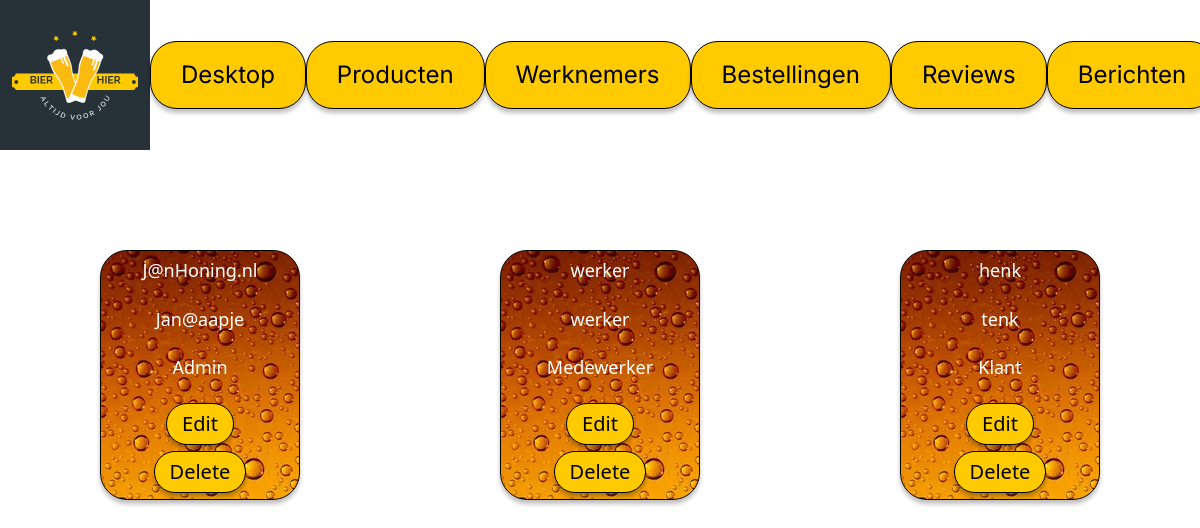
The page /pages/accounts.php on the database its author committed.
### tables this page shows
CREATE TABLE `users` (
  `id` int(255) NOT NULL,
  `username` varchar(15) NOT NULL,
  `password` varchar(15) NOT NULL,
  `rol` int(255) NOT NULL DEFAULT 10
);

### pages/accounts.php (the view, shortened to what this page needs)
<?php
require_once 'conn.php';
$stmt = $conn->prepare("SELECT * FROM users");
$stmt->execute();
$data = $stmt->fetchAll();
?>
<!DOCTYPE html>
<html lang="en">
<head>
    <link rel="stylesheet" href="../css/style.css">
    <link rel="stylesheet" href="../css/admin.css">
    <link href="https://cdn.jsdelivr.net/npm/bootstrap@5.3.0-alpha1/dist/css/bootstrap.min.css" rel="stylesheet"
>
</head>
<body>
    <?php
    include('adminheader.php')
?>
<section class="articlen">
        <?php
        foreach ($data as $row)
        {
            echo "<div class='bier'>";
            echo "<p class='users-t'>" . $row['username'] . "</p>";
            echo "<p class='users-t'>" . $row['password'] . "</p>";
            if($row['rol'] == 1){
                echo "<p class='users-t'>Admin</p>";
            }else
            if($row['rol'] < 10) {
                echo "<p class='users-t'>Medewerker</p>";
            }
            else{
                echo "<p class='users-t'>Klant</p>";
            }
            echo "<a href='user-aanpassen.php?id=".$row['id']."'>Edit</a>";
            echo "<a href='del-user.php?id=".$row['id']."' id='del'>Delete</a>";
            echo "</div>";
        }
        ?>
    </section>
</body>
</html>

### pages/adminheader.php
<header>
        <div>
            <a href="logout.php"><img id="logo" src="../img/logo.png" alt="logo"></a>
            <nav>
                <a href="backdesk.php" id="knop">Desktop</a>
                <?php
                    if ($_SESSION['rol'] <= 2)
                    {
                        echo "<a href='producten.php' id='knop'>Producten</a>";
                        echo "<a href='accounts.php' id='knop'>Werknemers</a>";
                    }
                ?>
                <a href="bestellingen.php" id="knop">Bestellingen</a>
                <a href="admin-reviews.php" id="knop">Reviews</a>
                <a href="berichten.php" id="knop">Berichten</a>
            </nav>
        </div>
    </header>

### css/style.css (style rules this page uses)
* { margin: 0; padding: 0; }
header { background-image: url("../img/achtergrond1.jpg"); background-repeat: no-repeat; background-size: cover; backdrop-filter: saturation(25%); height: 700px; }
header div { vertical-align: baseline; display: flex; align-items: center; }
#logo { height: 150px; }
#knop { text-decoration: none; color: black; font-family: 'Inter', sans-serif; padding-left: 30px; padding-right: 30px; padding-bottom: 15px; padding-top: 15px; background: #FFCA00; border: 1px solid #000000; box-shadow: 0px 4px 4px rgba(0, 0, 0, 0.25); border-radius: 27px; font-size: 24px; }
nav { display: flex; justify-content: space-around; width: 80%; vertical-align: baseline; }

### css/admin.css (style rules this page uses)
header { background-image: none; height: auto; margin-bottom: 100px; }
nav { align-items: center; width: 100%; }
.articlen { display: flex; justify-content: space-around; flex-wrap: wrap; }
.bier { width: 200px; height: 250px; border: 1px solid #000000; box-shadow: 0px 4px 4px rgba(0, 0, 0, 0.25); border-radius: 27px; display: flex; justify-content: space-evenly; align-items: center; flex-direction: column; background-image: url("../img/achtergrond3.jpg"); }
.bier p { font-size: 30px; color: white; }
.bier a { background-color: #FFCA00; border: 1px solid #000000; box-shadow: 0px 4px 4px rgba(0, 0, 0, 0.25); border-radius: 27px; padding-top: 5px; padding-bottom: 5px; padding-left: 15px; padding-right: 15px; text-decoration: none; color: black; font-size: 20px; }
.bier .users-t { font-size: 18px; }

### rows shown on the page
users: username "J@nHoning.nl", password "Jan@aapje", rol "Admin"
users: username "werker", password "werker", rol "Medewerker"
users: username "henk", password "tenk", rol "Klant"
